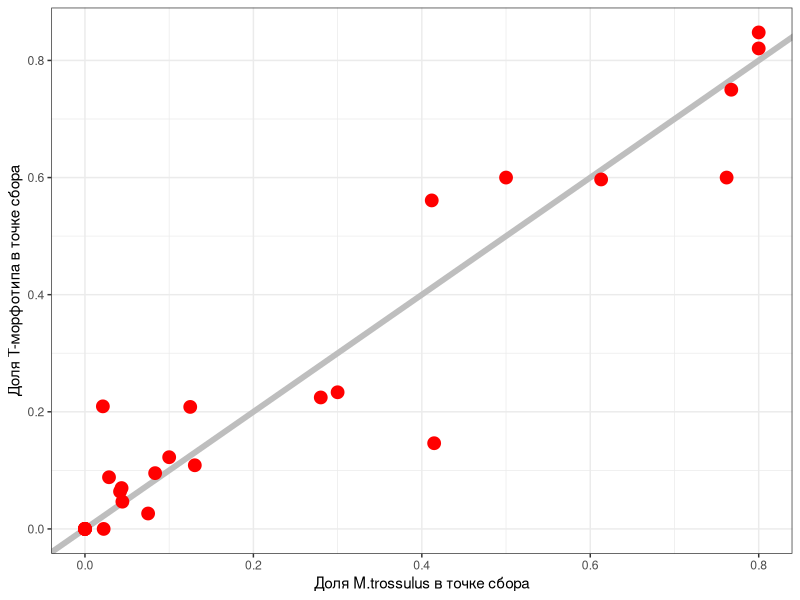

Source code (R): (Note: this script raises an error after producing the figure.)
## ---- chunk 1
library(knitr)
opts_chunk$set(echo = FALSE, warning = FALSE, message = FALSE, cache = TRUE)
## ---- chunk 2
myt <- read.table(file = "data/myt_all.csv", sep = ";", header = TRUE)
myt$Morph <- ifelse(myt$Z == 0, "T_m", "E_m") 
library(dplyr)

myt_prop <- myt %>% group_by(population) %>% summarise(Prop_Tm = mean(Morph == "T_m", na.rm = TRUE), Prop_MT = mean(species == "trossulus", na.rm = TRUE)  )

library(ggplot2)

ggplot(data = myt_prop, aes(x = Prop_MT, y = Prop_Tm)) + geom_abline(slope = 1, intercept = 0, color = "gray", size = 2) + geom_point(size = 4, color = "red") + theme_bw() + labs(x = "Доля M.trossulus в точке сбора", y = "Доля T-морфотипа в точке сбора")

## ---- chunk 3
river <- read.table("data/river.csv", header = TRUE, sep = ",")
kable(river, align = "lccr", col.names = c("Название реки", "Широта", "Долгота", "Площадь водосбора, кв. км"), caption = "Таблица 1. Крупные реки, впадающие акваторию Кандалакшского залива Белого моря. Приведены координаты устья.", )
## ---- chunk 4
port <- read.table("data/port.csv", header = TRUE, sep = ",")
kable(port, align = "lccr", col.names = c("Портовой пункт", "Широта", "Долгота", "Состояние на момент сбора материала"), caption = "Таблица 2. Характеристики портовых пунктов, расположенных в Кандалакшском заливе Белого моря.", )
